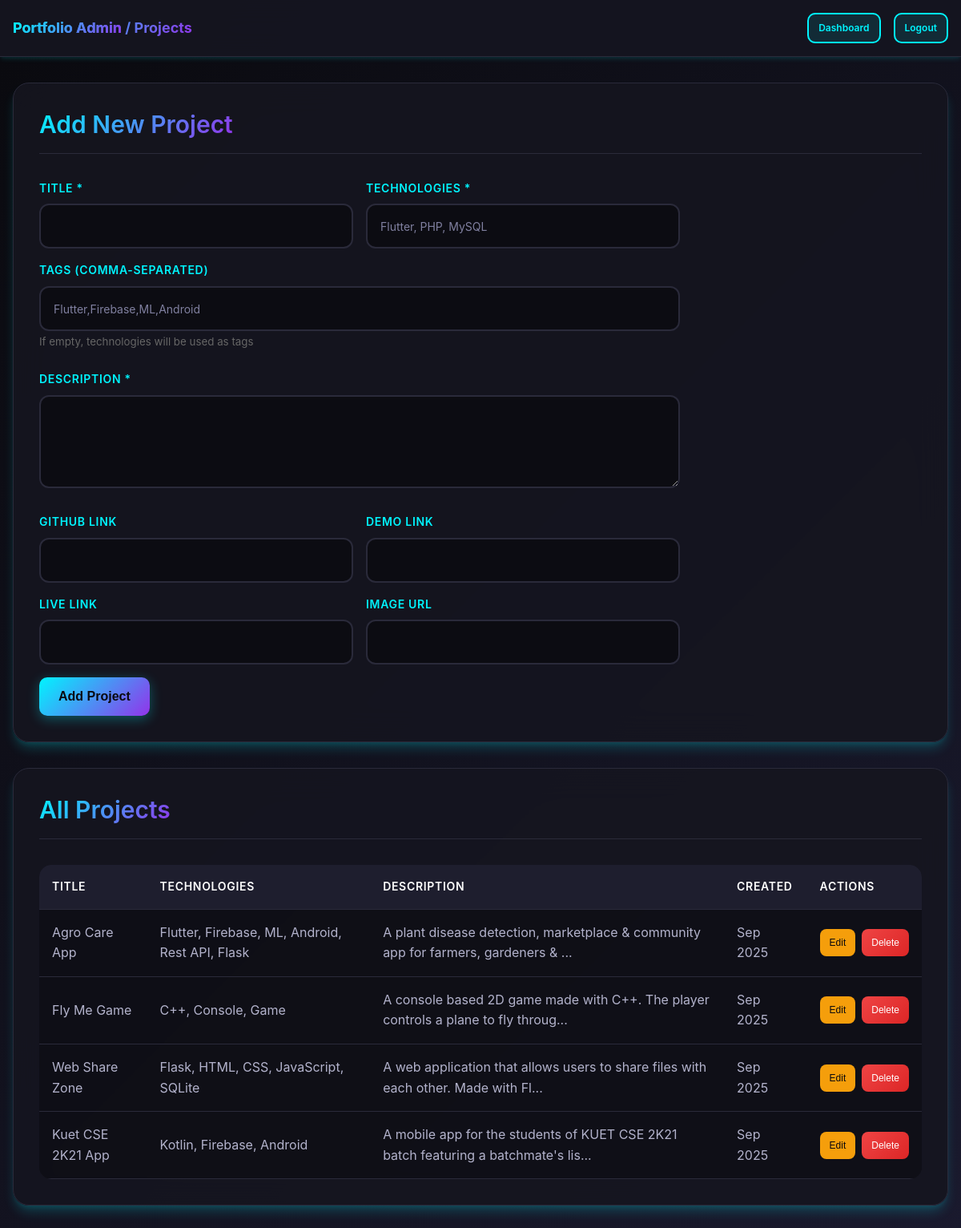
The app's page /admin/projects.php (signed in) with its own data.
### tables this page shows
CREATE TABLE projects (
    id INT AUTO_INCREMENT PRIMARY KEY,
    title VARCHAR(255) NOT NULL,
    description TEXT NOT NULL,
    technologies VARCHAR(500) NOT NULL,
    github_link VARCHAR(500),
    demo_link VARCHAR(500),
    live_link VARCHAR(500),
    image_url VARCHAR(500),
    tags VARCHAR(500),
    created_at TIMESTAMP DEFAULT CURRENT_TIMESTAMP,
    updated_at TIMESTAMP DEFAULT CURRENT_TIMESTAMP ON UPDATE CURRENT_TIMESTAMP
);

### includes/config.php (called while the page is built, shortened)
<?php
function formatDate($date) {
    return date('M Y', strtotime($date));
}
function truncateText($text, $length = 150) {
    return substr($text, 0, $length) . '...';
}
?>

### admin/projects.php (the view, shortened to what this page needs)
<?php
require_once '../includes/config.php';
try {
    $pdo = getDBConnection();
    $projects = $pdo->query("SELECT * FROM projects ORDER BY created_at DESC")->fetchAll();
} catch (Exception $e) {
    $error = "Database error occurred.";
    $projects = [];
    error_log("Projects admin error: " . $e->getMessage());
}
?>
<!DOCTYPE html>
<html lang="en">
<head>
    <link rel="stylesheet" href="../assets/css/main.css">
    <link rel="stylesheet" href="../assets/css/admin.css">
</head>
<body>
    <header class="admin-header">
        <div class="container">
            <nav class="admin-nav">
                <div class="admin-brand">
                    <a href="admin">Portfolio Admin</a> / Projects
                </div>
                <div class="admin-user">
                    <a href="index.php" class="btn btn-secondary btn-sm">Dashboard</a>
                    <a href="logout.php" class="btn btn-secondary btn-sm">Logout</a>
                </div>
            </nav>
        </div>
    </header>
    <main class="admin-main">
        <div class="admin-container">
            <div class="admin-section">
                <div class="admin-section-header">
                    <h2 class="admin-section-title">Add New Project</h2>
                </div>
                <form method="POST" class="admin-form" id="project-form">
                    <div class="form-row">
                        <div class="form-group">
                            <label for="title" class="form-label">Title *</label>
                            <input type="text" id="title" name="title" class="form-input" required>
                        </div>
                        <div class="form-group">
                            <label for="technologies" class="form-label">Technologies *</label>
                            <input type="text" id="technologies" name="technologies" class="form-input"
                                   placeholder="Flutter, PHP, MySQL" required>
                        </div>
                    </div>
                    <div class="form-group">
                        <label for="tags" class="form-label">Tags (comma-separated)</label>
                        <input type="text" id="tags" name="tags" class="form-input"
                               placeholder="Flutter,Firebase,ML,Android">
                        <small style="color: #666;">If empty, technologies will be used as tags</small>
                    </div>
                    <div class="form-group">
                        <label for="description" class="form-label">Description *</label>
                        <textarea id="description" name="description" class="form-textarea" rows="4" required></textarea>
                    </div>
                    <div class="form-row">
                        <div class="form-group">
                            <label for="github_link" class="form-label">GitHub Link</label>
                            <input type="url" id="github_link" name="github_link" class="form-input">
                        </div>
                        <div class="form-group">
                            <label for="demo_link" class="form-label">Demo Link</label>
                            <input type="url" id="demo_link" name="demo_link" class="form-input">
                        </div>
                    </div>
                    <div class="form-row">
                        <div class="form-group">
                            <label for="live_link" class="form-label">Live Link</label>
                            <input type="url" id="live_link" name="live_link" class="form-input">
                        </div>
                        <div class="form-group">
                            <label for="image_url" class="form-label">Image URL</label>
                            <input type="url" id="image_url" name="image_url" class="form-input">
                        </div>
                    </div>
                    <div style="display: flex; gap: var(--spacing-base);">
                        <button type="submit" class="btn btn-primary" id="submit-btn">Add Project</button>
                    </div>
                </form>
            </div>
            <div class="admin-section">
                <div class="admin-section-header">
                    <h2 class="admin-section-title">All Projects</h2>
                </div>
                <?php if (empty($projects)): ?>
                    <p class="text-muted">No projects found.</p>
                <?php else: ?>
                    <table class="admin-table">
                        <thead>
                            <tr>
                                <th>Title</th>
                                <th>Technologies</th>
                                <th>Description</th>
                                <th>Created</th>
                                <th>Actions</th>
                            </tr>
                        </thead>
                        <tbody>
                            <?php foreach ($projects as $project): ?>
                                <tr>
                                    <td><?php echo htmlspecialchars($project['title']); ?></td>
                                    <td><?php echo htmlspecialchars($project['technologies']); ?></td>
                                    <td><?php echo htmlspecialchars(truncateText($project['description'], 80)); ?></td>
                                    <td><?php echo formatDate($project['created_at']); ?></td>
                                    <td>
                                        <div class="admin-actions">
                                            <button type="button" class="btn btn-edit btn-sm"
                                                    onclick="editProject(<?php echo htmlspecialchars(json_encode($project)); ?>)">
                                                Edit
                                            </button>
                                            <form method="POST" style="display: inline;"
                                                  onsubmit="return confirm('Are you sure you want to delete this project?')">
                                                <button type="submit" class="btn btn-delete btn-sm">Delete</button>
                                            </form>
                                        </div>
                                    </td>
                                </tr>
                            <?php endforeach; ?>
                        </tbody>
                    </table>
                <?php endif; ?>
            </div>
        </div>
    </main>
</body>
</html>

### assets/css/main.css (style rules this page uses)
* { margin: 0; padding: 0; box-sizing: border-box; }
:root { --primary-color: #00f5ff; --primary-dark: #00d4e6; --secondary-color: #9333ea; --accent-color: #ff6b35; --background-color: #0a0a0f; --surface-color: #161620; --text-primary: #ffffff; --text-secondary: #b3b3cc; --text-muted: #8080a0; --border-color: #2a2a3a; --shadow-light: 0 4px 6px -1px rgba(0, 245, 255, 0.1), 0 2px 4px -1px rgba(0, 245, 255, 0.06); --shadow-medium: 0 10px 15px -3px rgba(0, 245, 255, 0.2), 0 4px 6px -2px rgba(0, 245, 255, 0.1); --shadow-large: 0 25px 50px -12px rgba(0, 245, 255, 0.25), 0 0 0 1px rgba(0, 245, 255, 0.05); --font-family: 'Inter', -apple-system, BlinkMacSystemFont, 'Segoe UI', sans-serif; --font-size-xs: 0.75rem; --font-size-sm: 0.875rem; --font-size-base: 1rem; --font-size-lg: 1.125rem; --font-size-xl: 1.25rem; --font-size-2xl: 1.5rem; --font-size-3xl: 1.875rem; --font-size-4xl: 2.25rem; --font-size-5xl: 3rem; --spacing-xs: 0.5rem; --spacing-sm: 0.75rem; --spacing-base: 1rem; --spacing-lg: 1.5rem; --spacing-xl: 2rem; --spacing-2xl: 3rem; --spacing-3xl: 4rem; --radius-sm: 0.375rem; --radius-base: 0.5rem; --radius-lg: 0.75rem; --radius-xl: 1rem; --transition-fast: 150ms ease-in-out; --transition-base: 250ms ease-in-out; --transition-slow: 350ms ease-in-out; }
html { scroll-behavior: smooth; }
body { font-family: var(--font-family); font-size: var(--font-size-base); line-height: 1.6; color: var(--text-primary); background: linear-gradient(135deg, var(--background-color) 0%, #1a1a2e 100%); background-attachment: fixed; -webkit-font-smoothing: antialiased; -moz-osx-font-smoothing: grayscale; overflow-x: hidden; }
h1, h2, h3, h4, h5, h6 { font-weight: 600; line-height: 1.3; margin-bottom: var(--spacing-base); color: var(--text-primary); }
h2 { font-size: var(--font-size-3xl); }
a { color: var(--primary-color); text-decoration: none; transition: color var(--transition-fast); }
.container { width: 100%; max-width: 1200px; margin: 0 auto; padding: 0 var(--spacing-base); }
.btn { display: inline-block; padding: var(--spacing-sm) var(--spacing-lg); border: none; border-radius: 50px; font-size: var(--font-size-base); font-weight: 600; text-align: center; text-decoration: none; cursor: pointer; transition: all var(--transition-base); line-height: 1.5; position: relative; overflow: hidden; }
.btn-primary { background: linear-gradient(135deg, var(--primary-color), var(--secondary-color)); color: var(--background-color); box-shadow: 0 4px 15px 0 rgba(0, 245, 255, 0.3); }
.btn-secondary { background: transparent; color: var(--primary-color); border: 2px solid var(--primary-color); box-shadow: inset 0 0 0 0 var(--primary-color); transition: all 0.3s ease-in-out; }
.form-group { margin-bottom: var(--spacing-lg); }
.form-label { display: block; margin-bottom: var(--spacing-sm); font-weight: 600; color: var(--primary-color); font-size: var(--font-size-sm); text-transform: uppercase; letter-spacing: 0.05em; }
.form-input, .form-textarea { width: 100%; padding: var(--spacing-base) var(--spacing-lg); border: 2px solid rgba(42, 42, 58, 0.5); border-radius: 12px; font-size: var(--font-size-base); font-family: inherit; background: rgba(10, 10, 15, 0.8); color: var(--text-primary); transition: all var(--transition-base); resize: none; }
.form-input::placeholder, .form-textarea::placeholder { color: var(--text-muted); font-size: var(--font-size-sm); }
.form-textarea { min-height: 140px; resize: vertical; }

### records on screen
projects: title "Agro Care App", technologies "Flutter, Firebase, ML, Android, Rest API, Flask", description "A plant disease detection, marketplace & community app for farmers, gardeners & ...", created_at "Sep 2025"
projects: title "Fly Me Game", technologies "C++, Console, Game", description "A console based 2D game made with C++. The player controls a plane to fly throug...", created_at "Sep 2025"
projects: title "Web Share Zone", technologies "Flask, HTML, CSS, JavaScript, SQLite", description "A web application that allows users to share files with each other. Made with Fl...", created_at "Sep 2025"
projects: title "Kuet CSE 2K21 App", technologies "Kotlin, Firebase, Android", description "A mobile app for the students of KUET CSE 2K21 batch featuring a batchmate's lis...", created_at "Sep 2025"
